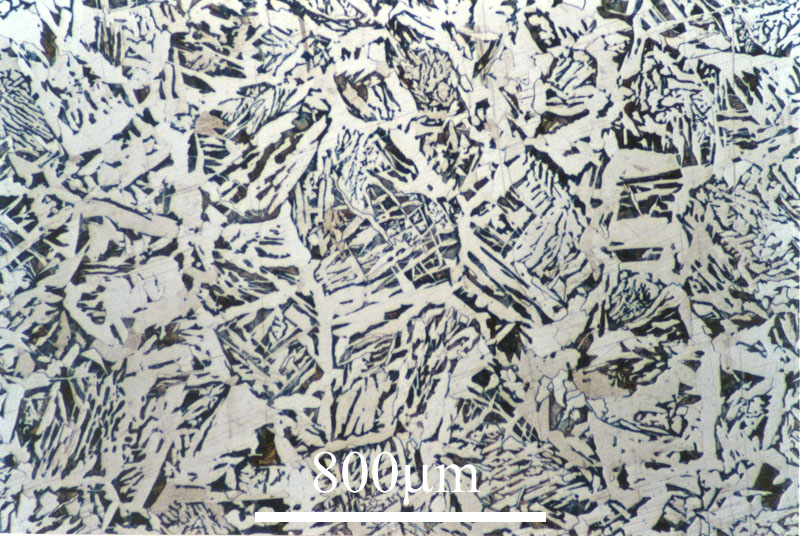
%> input picture microstructure.jpg, 800 x 536 px
$ octave PCA.m   (GNU Octave 9; MATLAB toolbox functions it lacks are replaced by stand-ins)
%> lines starting %> are read from the running program, lines starting %| are printed output that depends on the picture
clear;
clc;
I1 = imread('microstructure.jpg');
%> I1 is the input picture: size 536x800x3 uint8; mean R, G, B 162, 165.6, 164.1
% imshow(I1)
%whos I1
I2= histeq(I1); %increasing the contrast in the image for better quality
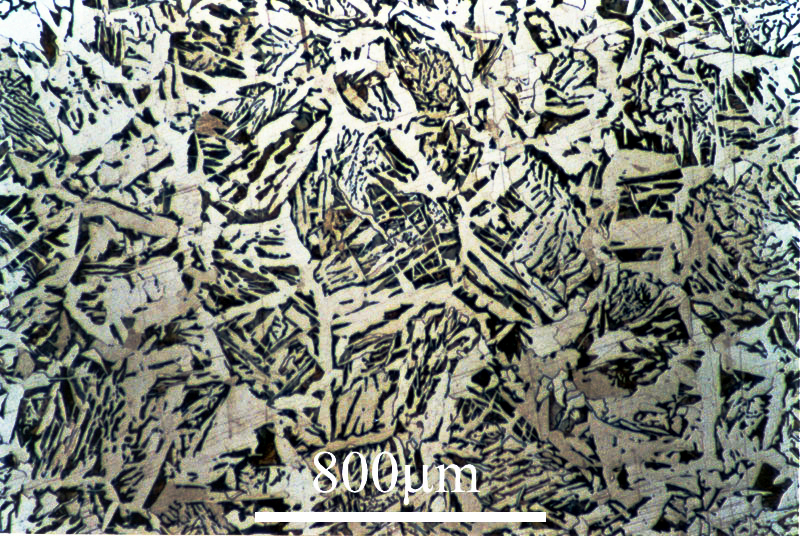
%> I2: size 536x800x3 uint8; mean R, G, B 126.3, 130.9, 121.6
I3 = rgb2gray(I1);
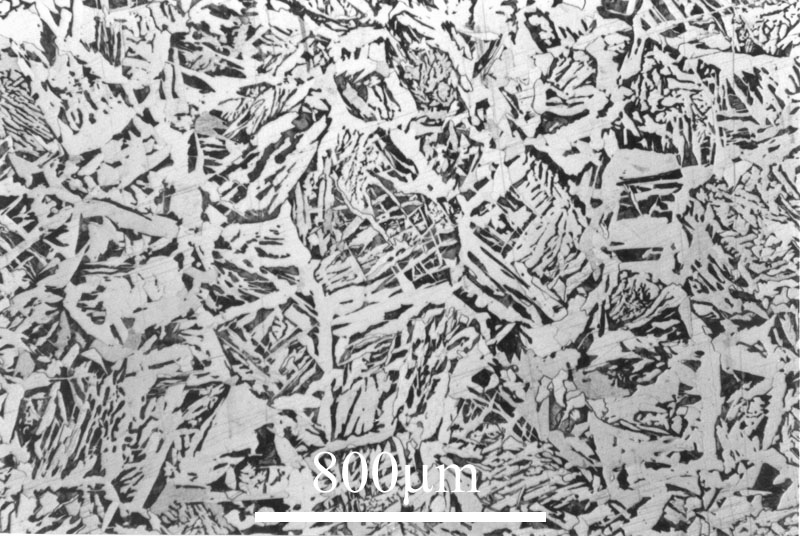
%> I3: size 536x800 uint8; min 24, max 255, mean 164.4
%figure
%imshow(I3)
I4=im2double(I3);
dummy =0;
for j=1:800
    dummy=0;
    for i= 1:536
       dummy=dummy+I4(i,j);
    end
    avg_f(j)=dummy/536;
end
%> after the loop, avg_f = 800 values, max 0.802 at index 800, min 0.532 at index 623, mean 0.645
  I5=0 ;
for j=1:800
   for i=1:536
     I5(i,j)=I4(i,j)-avg_f(j);   %mean centering the data
   end
end
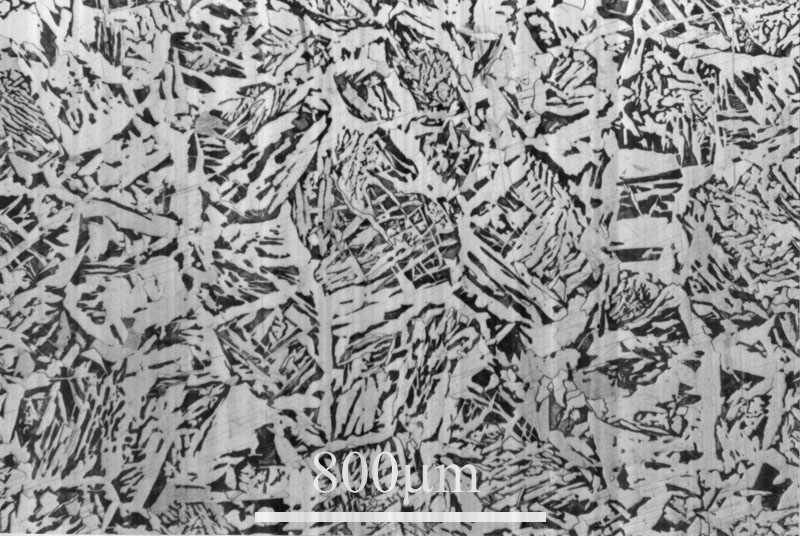
%> I5: size 536x800 double; min -0.609, max 0.449, mean 3.71e-16; drawn with min black and max white

[U,S,V] = svd(I5); %singular value decomposition;

r=input('enter the number of components:');
%> the answer given: 3

for i=1:r
    for j=1:r
      S_new(i,j)=S(i,j);    %breaking sigma as per the number of required components;
    end
end
%> after the loop, S_new = [39.72 0 0; 0 29.71 0; 0 0 27.65]

for i=1:536
    for j=1:r
      U_new(i,j)=U(i,j);    %breaking U as per no. of components required;
    end
end
%> after the loop, U_new = 536 rows, first 12: [0.0661 0.0358 0.0199; 0.0574 0.043 0.012; 0.0548 0.0429 0.00454; 0.0572 0.0389 -0.00562; 0.062 0.0338 -0.0152; 0.072 0.0294 -0.0264; 0.0801 0.0259 -0.0417; 0.0819 0.0277 -0.0524; 0.0909 0.0248 -0.0568; 0.103 0.0145 -0.0512; 0.111 0.00251 -0.0424; 0.108 -0.0107 -0.0341]

for i=1:800
    for j=1:r
      V_new(i,j)=V(i,j);    %breaking V per the number of required components;
    end
end
%> after the loop, V_new = 800 rows, first 12: [0.0228 -0.0267 -0.032; 0.0309 -0.0311 -0.039; 0.0307 -0.0378 -0.0355; 0.0271 -0.0349 -0.0289; 0.0232 -0.024 -0.0226; 0.0157 -0.0191 -0.0254; 0.0126 -0.019 -0.0323; 0.0112 -0.017 -0.0346; 0.0085 -0.0124 -0.0226; 0.00478 -0.0112 -0.00854; 0.00353 -0.015 -0.00808; 0.0121 -0.02 -0.0188]
Vt=transpose(V_new);
%> Vt = 800 columns, first 8: [0.0228 0.0309 0.0307 0.0271 0.0232 0.0157 0.0126 0.0112; -0.0267 -0.0311 -0.0378 -0.0349 -0.024 -0.0191 -0.019 -0.017; -0.032 -0.039 -0.0355 -0.0289 -0.0226 -0.0254 -0.0323 -0.0346]
I_new=(U_new*S_new)*Vt; % forming the new matrix

for j=1:800
   for i=1:536
     I6(i,j)=I_new(i,j)+avg_f(j);  %re adding the mean matrix
   end
end
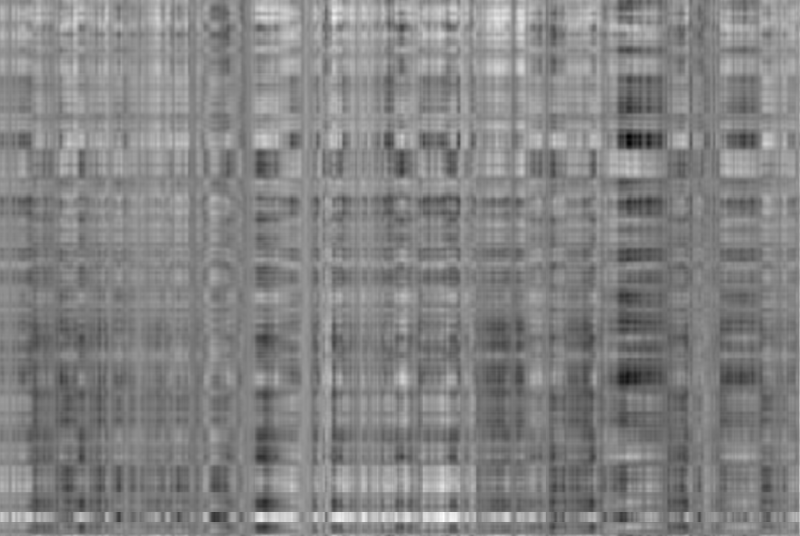
%> I6: size 536x800 double; min 0.0836, max 1.17, mean 0.645; drawn with min black and max white
imshow(I6);
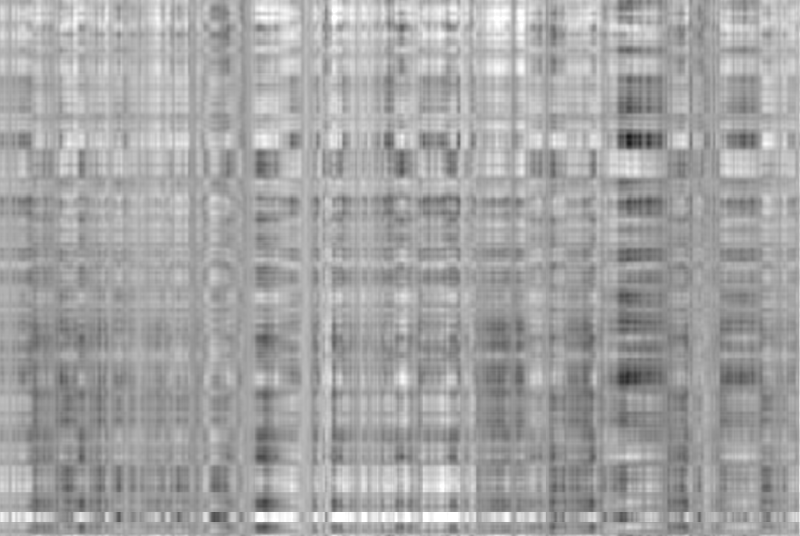
%> displayed picture: size 536x800, on the screen's scale of 0 to 255; min 21, max 255, mean 164.4
%%%%%%%%%%%%%%%%%%%%%%%%%%%Pareto plot;
sum=0;
for i=1:536
    sum=sum+(S(i,i)^2);
end
%> this loop made 536 passes
%> sum on passes 1 to 3: 1578.1, 2460.6, 3225.3
%> after the loop, sum = 23334.7
dummy_1=0;
dummy_2=0;


for i=1:536
    dummy_1=dummy_1+(S(i,i)^2)
    dummy_2=dummy_1/sum;
    pareto(i)=dummy_2;
end
%> this loop made 536 passes
%> (dummy_1, dummy_2) on passes 1 to 3: (1578.1, 0.0676), (2460.6, 0.105), (3225.3, 0.138)
%> after the loop, dummy_1 = 23334.7; pareto = 536 values from 0.0676 to 1

figure
plot(pareto);
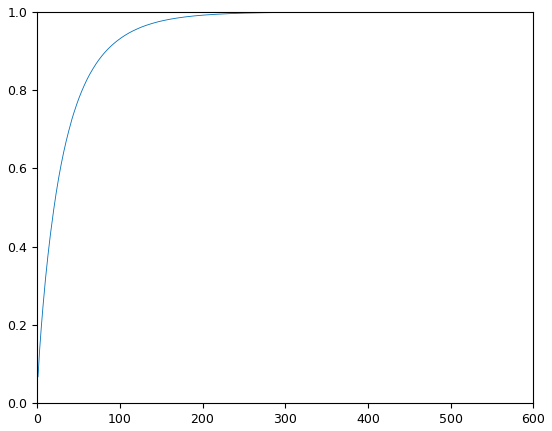
%> figure redrawn from the program's plot data; curve peaks at x = 535, y = 1
